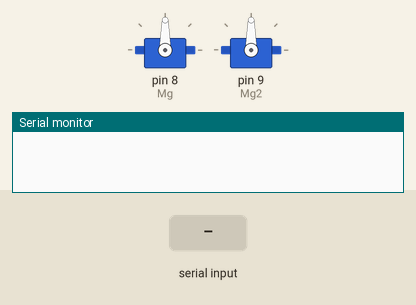
A sketch run on a simulated Arduino Uno, built with avr-gcc and run on an emulated ATmega328P. Parts: 2 × servo, the last lines printed to the serial monitor. The inputs (shaded band) are chosen by the test bench.

Above: at 1.2 s.
1.3 s: "1" received over Serial
At 1.46 s:
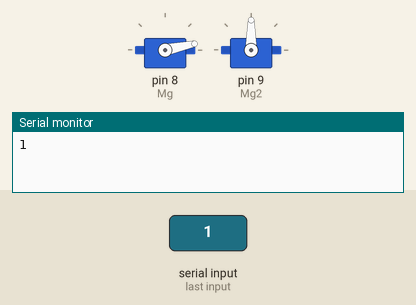
At 3.1 s:
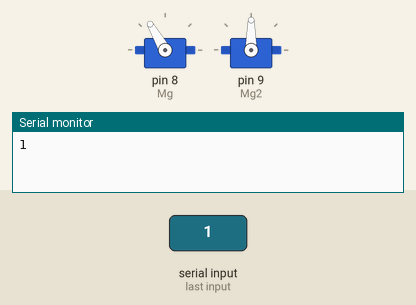
Timing chart, 0 to 4.6 s (numbered marks = the images above; inputs shaded):
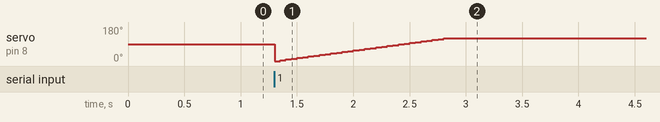

The sketch:

Servo_bluetooth.ino
```cpp
String val;
#include<Servo.h>
char c;
Servo Mg; //declaring the varibles to store the data.
Servo Mg2;
void setup() {
  // put your setup code here, to run once:
Serial.begin(9600);                                          // this is used to communicate between the arduino and Laptop.                                             //Mg is for servo of shoulder movement.
Mg.attach(8);
Mg2.attach(9);}
void loop() {
  // put your main code here, to run repeatedly:


while(Serial.available()){
  c=Serial.read();
  val+=c;  }
  if (val.length()>0){
 Serial.println(val);}

         if(val=="1"){               // Down movement.
        for(int j=0;j<=120; j +=4){
          Mg.write(j);
          delay(50);}
       }
 if(val=="2"){                                                     //arm Up movemnet.
            for(int k=120;k==0;k-=2){
              Mg.write(k);
              delay(50);
              }}

if  (val=="3")
                 {
for(int j=0;j>=180; j -=4){
          Mg2.write(j);             //Right movement.
          delay(50);}}


 if(val=="4"){                                                     //arm Up movemnet.
            for(int k=180;k==0;k-=2){
              Mg2.write(k);
              delay(50);
              }}


  val="";}
```
